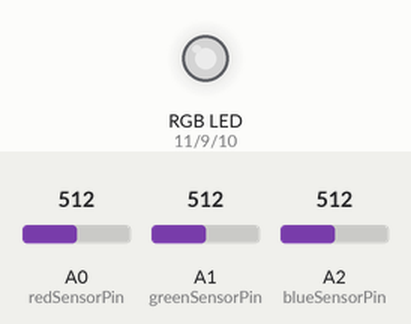
Bench run of a sketch on a simulated Arduino Uno, built with avr-gcc and run on an emulated ATmega328P. Shown: an RGB LED mixed from three pins (HIGH = lit). The test bench sets the inputs (shaded band); at power-on: A0 (redSensorPin) = 512, A1 (greenSensorPin) = 512, A2 (blueSensorPin) = 512. Dim RGB values are drawn brighter than linear; what the sketch prints to the serial monitor is not drawn.

Above: at 1.2 s.
1.3 s: A0 (redSensorPin) set to 412
At 2.5 s:
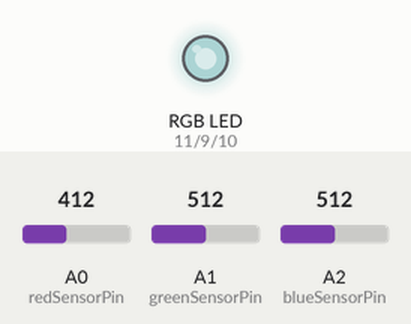
3.3 s: A0 (redSensorPin) set to 390
At 4.2 s:
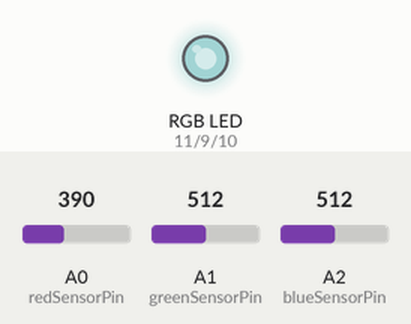
5.1 s: A1 (greenSensorPin) set to 408
At 5.6 s:
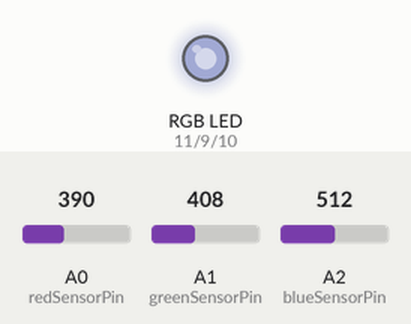
8.1 s: A1 (greenSensorPin) set to 391
At 9.2 s:
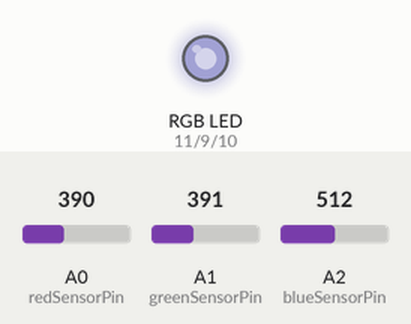
9.9 s: A2 (blueSensorPin) set to 414
At 11.2 s:
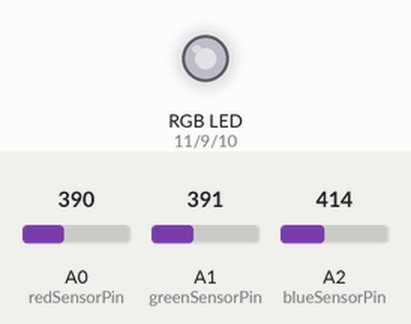
11.7 s: A2 (blueSensorPin) set to 393
At 13.2 s:
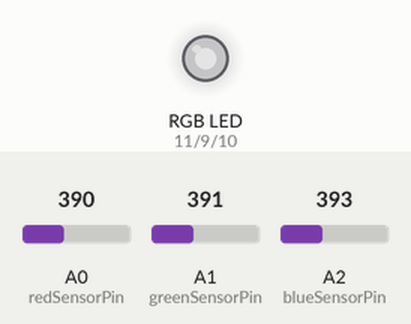
Timing chart, 0 to 14.5 s (numbered marks = the images above; inputs shaded):
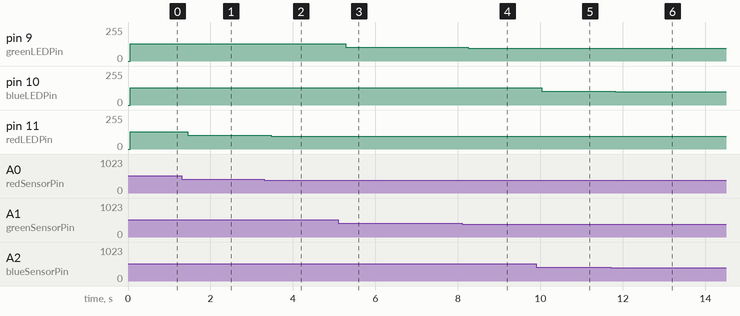

The sketch:

Project04_colorMixingLamp.ino
```cpp
/*
Project 04
Color Mixing Lamp
Arduino Starter Kit

Using a Tri-Color LED and three Photoresistors to create a lamp that
smoothly changes colors depending on external lighting conditions

Pedro Ruiz

May 29th 2018
/*

Set up constants for the pins for input and output
This makes it easier to keep track of which sensor pairs with
which color on the LED
*/

const int greenLEDPin = 9;
const int redLEDPin = 11;
const int blueLEDPin = 10;

const int redSensorPin = A0;
const int greenSensorPin = A1;
const int blueSensorPin = A2;


/*
Variables to store the sensor readings as well as the light
level of each LED
*/

int redValue = 0;
int greenValue = 0;
int blueValue = 0;

int redSensorValue = 0;
int greenSensorValue = 0;
int blueSensorValue = 0;

// Seting the direction of the digital pins and setting up the serial port

void setup() {
    Serial.begin(9600);

    pinMode(redLEDPin,OUTPUT);
    pinMode(greenLEDPin,OUTPUT);
    pinMode(blueLEDPin,OUTPUT);
}

void loop() {
// Read the value of each light sensor
  redSensorValue = analogRead(redSensorPin);
  delay(5);
  greenSensorValue = analogRead(greenSensorPin);
  delay(5);
  blueSensorValue = analogRead(blueSensorPin);

// Report the sensor readings to the computer
  Serial.print("Raw Sensor Value \t Red: ");
  Serial.print(redSensorValue);
  Serial.print("\t Green: ");
  Serial.print(greenSensorValue);
  Serial.print("\t Blue: ");
  Serial.print(blueSensorValue);

// Convert the sensor readings

  redValue = redSensorValue/4;
  greenValue = greenSensorValue/4;
  blueValue = blueSensorValue/4;

// Report the calculated LED light levels

  Serial.print("Mapped Sensor Value \t Red: ");
  Serial.print(redValue);
  Serial.print("\t Green: ");
  Serial.print(greenValue);
  Serial.print("\t Blue: ");
  Serial.print(blueValue);

// Set the LED light levels
  analogWrite(redLEDPin, redValue);
  analogWrite(greenLEDPin, greenValue);
  analogWrite(blueLEDPin, blueValue);
}
```

Measured:
- after the input at 1.3 s, pin 11 (redLEDPin): 128/255 → 103/255 after 0.14 s
- after the input at 3.3 s, pin 11 (redLEDPin): 103/255 → 97/255 after 0.18 s
- after the input at 5.1 s, pin 9 (greenLEDPin): 128/255 → 102/255 after 0.18 s
- after the input at 8.1 s, pin 9 (greenLEDPin): 102/255 → 97/255 after 0.15 s
- after the input at 9.9 s, pin 10 (blueLEDPin): 128/255 → 103/255 after 0.14 s
- after the input at 11.7 s, pin 10 (blueLEDPin): 103/255 → 98/255 after 0.12 s
